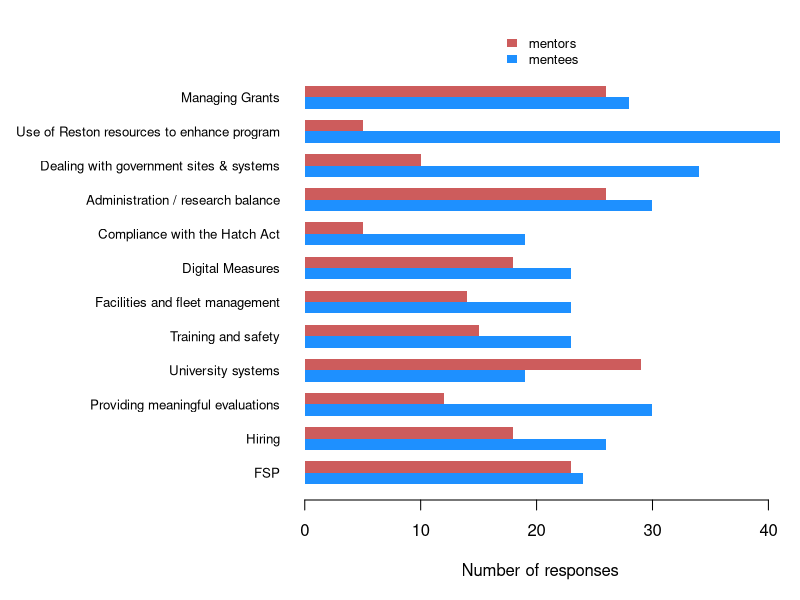
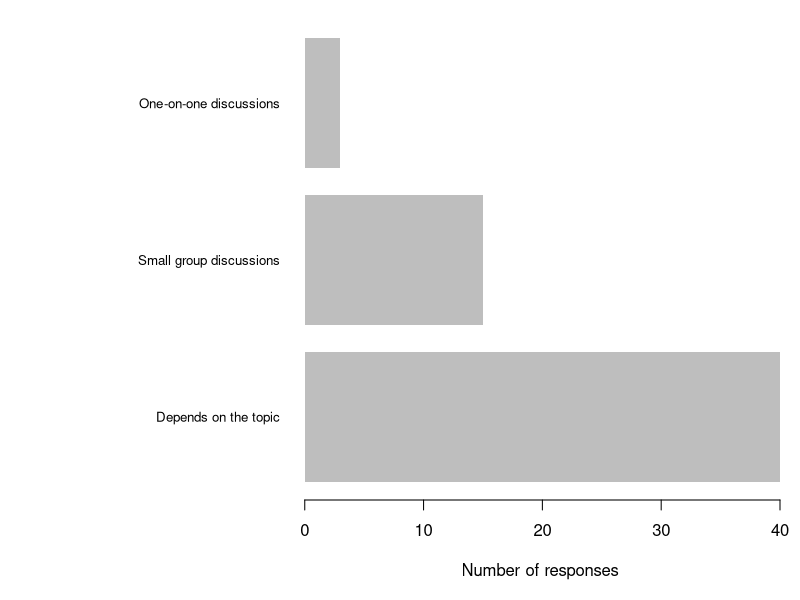

Write the R code that produced these figures, in order.
## ---- chunk 1
options(width = 100)
knitr::opts_chunk$set(message = FALSE, warning = FALSE)
## ---- chunk 2
library(dplyr)
## ---- chunk 3
## load package
# library("knitcitations")
## clean out any existing .bib files
# cleanbib()
## set pandoc for formatting
# options("citation_format" = "pandoc")
## ---- chunk 4
data_raw <- readr::read_csv(here::here("data", "raw", "cru_peer_mentoring_survey.csv"))
## ---- chunk 5
## extract admin data
data_admin <- data_raw %>%
  select(starts_with("Administration"))
## ---- chunk 6
## admin responses
responses_admin <- data_admin %>%
  select(!contains("format")) %>%
  select(!contains("other topics"))

## number of mentees
mentees <- (responses_admin == "Mentee" | responses_admin == "Mentor;Mentee") %>%
  apply(2, sum, na.rm = TRUE)

## number of mentors
mentors <- (responses_admin == "Mentor" | responses_admin == "Mentor;Mentee") %>%
  apply(2, sum, na.rm = TRUE)

## matrix of data for plotting
data_plot <- rbind(mentees, mentors)

## list of topics
topics <- responses_admin %>%
  colnames() %>%
  sub(pattern = "(^.*\\[)(.*)(\\])", replacement = "\\2")

## plot response summary info
par(mai = c(0.9, 2.9, 0.6, 0.1),
    omi = rep(0.1, 4))
barplot(data_plot, beside = TRUE,
        col = c("dodgerblue", "indianred"), border = NA,
        names.arg = topics,
        legend.text = TRUE,
        args.legend = list(x = "top", inset = -0.1, bty = "n", border = NA,
                           xpd = TRUE, cex = 0.8),
        horiz = TRUE, las = 1, cex.names = 0.8,
        xlab = "Number of responses")
## ---- chunk 7
## mentoring format
format_admin <- data_admin %>%
  select(contains("format"))

## mentoring format == depends
format_smry <- format_admin %>%
  table()

format_depends <- format_smry %>%
  names() %>%
  grep(pattern = "Depends")

## mentoring format summary
format_admin_smry <- c(format_smry[-format_depends], sum(format_smry[format_depends]))
names(format_admin_smry)[3] <- "Depends on the topic"

## plot response summary info
par(mai = c(0.9, 2.9, 0.1, 0.1),
    omi = rep(0.1, 4))
barplot(rev(format_admin_smry),
        border = NA,
        horiz = TRUE, las = 1, cex.names = 0.8,
        xlab = "Number of responses")

## ---- chunk 8
## other topics
other_topics_admin <- data_admin %>%
  select(contains("other topics")) %>%
  unique() %>%
  filter(`Administration topics [other topics]` != is.na(.)) %>%
  pull()

for (topics in other_topics_admin) {
    cat("*", topics, "\n\n")
}
